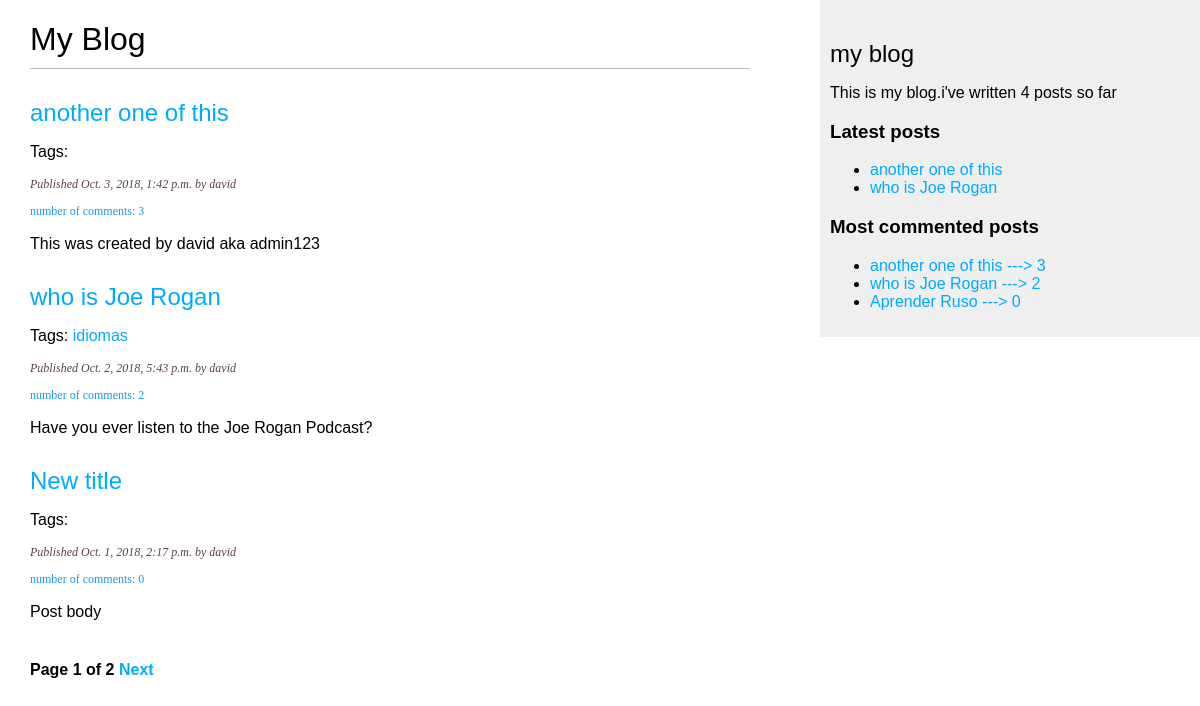
The page /blog/ on the database as committed earlier.
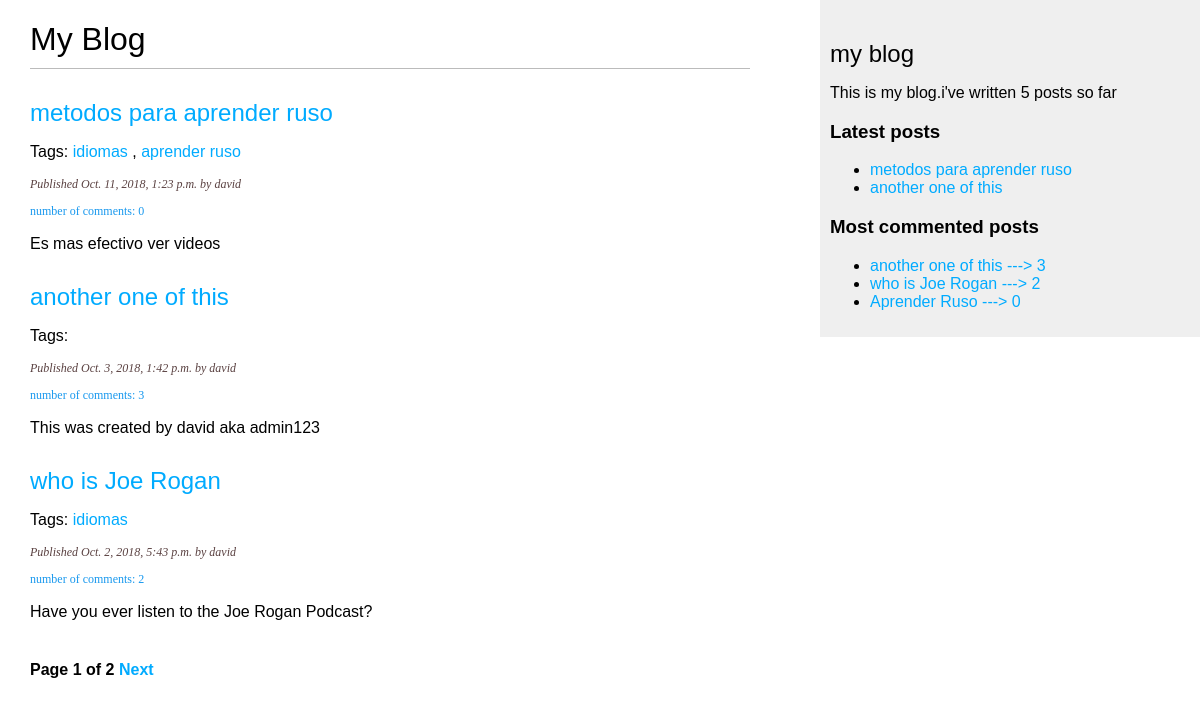
The same page on the database as committed later.
### blog/models.py (models this page shows, shortened)
class Post (models.Model):
  STATUS_CHOICES = (
    ('draft','Draft'),
    ('published','Published'),
  )
  title = models.CharField(max_length=250)
  slug = models.SlugField(max_length=250,unique_for_date='publish')
  author = models.ForeignKey(User,on_delete=models.CASCADE,related_name='blog_posts')
  body = models.TextField()
  publish = models.DateTimeField(default=timezone.now)
  created = models.DateTimeField(auto_now_add=True)
  updated = models.DateTimeField(auto_now=True)
  status = models.CharField(max_length=10,choices=STATUS_CHOICES,default='draft')
  tags = TaggableManager()
  objects = models.Manager() # The default manager
  published = PublishedManager() # our custom manager
  class Meta:
    ordering = ('-publish',)
  def get_absolute_url(self):
    return reverse('blog:post_detail',
                       args=[self.publish.year,
                             self.publish.month,
                             self.publish.day,
                             self.slug])

### blog/views.py (the view)
# urls.py: path('',views.post_list, name='post_list'),
def post_list(request,tag_slug=None):
  object_list = Post.published.all()
  tag = None
  if tag_slug:
    tag = get_object_or_404(Tag,slug=tag_slug)
    object_list = object_list.filter(tags__in=[tag])
  paginator = Paginator(object_list,3)
  page = request.GET.get('page')
  try:
    posts = paginator.page(page)
  except PageNotAnInteger :
    posts = paginator.page(1)
  except EmptyPage:
    posts = paginator.page(paginator.num_pages)
  return render(request,'blog/post/list.html', {'page':page,'posts':posts,'tag':tag})

### blog/models.py (called while the page is built)
  def get_queryset(self):
    return super(PublishedManager,self).get_queryset().filter(status='published')

### blog/templatetags/blog_tags.py (called while the page is built)
@register.filter(name='markdown')
def markdown_format(text):
  return mark_safe(markdown.markdown(text))

@register.simple_tag
def get_most_commented_posts(count=3):
  return Post.published.annotate(total_comments=Count('comments')).order_by('-total_comments')[:count]

@register.simple_tag
def total_posts():
  return Post.published.count()

@register.inclusion_tag('blog/post/latest_posts.html')
def show_latest_posts(count=5):
  latest_posts = Post.published.order_by('-publish')[:count]
  return {'latest_posts':latest_posts}

### blog/templates/blog/post/list.html (shortened to what this page needs)
{% extends "blog/base.html" %}
{% load blog_tags %}
{%block content%}
  <h1>My Blog</h1>
  {% for post in posts %}
  <h2>
    <a href="{{ post.get_absolute_url }}">
        {{post.title}}
    </a>
  </h2>
  <p class="tags">
    Tags:
        {% for tag in post.tags.all %}
        <a href="{% url "blog:post_list_by_tag" tag.slug %}">
          {{tag.name}}
        </a>
        {% if not forloop.last %} , {% endif %}
        {% endfor %}
  </p>
  <p class="date">
    Published {{post.publish}} by {{post.author}}
  </p>
  <p class="numComments">
    number of comments: {{post.comments.count}}
  </p>
  {{post.body|markdown|truncatewords_html:30}}
  {% endfor %}
  {% include "pagination.html" with page=posts %}
{%endblock%}

### blog/templates/blog/base.html (shortened to what this page needs)
{% load blog_tags %}
{% load static %}
<!DOCTYPE html>
<html>
<head>
  <link rel="stylesheet" href="{% static "css/blog.css" %}">
</head>
<body>
  <div id="content">
    {% block content %}
    {% endblock %}
  </div>
  <div id="sidebar">
    <h2>my blog</h2>
    <p>This is my blog.i've written {% total_posts %} posts so far</p>
    <h3>Latest posts</h3>
    {% show_latest_posts 2 %}
    <h3>Most commented posts</h3>
    {% get_most_commented_posts as most_commented_posts  %}
    <ul>
       {% for post in most_commented_posts %}
       <li>
         <a href="{{ post.get_absolute_url }}">{{post.title}} ---> {{post.comments.count}}</a>
       </li>
       {% endfor %}
    </ul>
  </div>
</body>
</html>

### blog/templates/blog/post/latest_posts.html
<ul>
  {% for post in latest_posts %}
  <li>
    <a href="{{post.get_absolute_url}}">{{ post.title }}</a>
  </li>
  {% endfor %}
</ul>

Rows that differ between the two databases and show on the page:
no longer on this page (row unchanged): Post: title "New title", publish "Oct. 1, 2018, 2:17 p.m.", author "david", comments.count "0", body "Post body", shown under "My Blog"
no longer on one of the page's lists (row unchanged): Post: title "who is Joe Rogan"
added Post: title "metodos para aprender ruso", publish "Oct. 11, 2018, 1:23 p.m.", author "david", comments.count "0", body "Es mas efectivo ver videos", Tag (name "idiomas")
now on this page (row unchanged): Tag: name "aprender ruso", shown under "metodos para aprender ruso"
Other text that changed with them:
text no longer shown: "4"
text now shown: "5"
